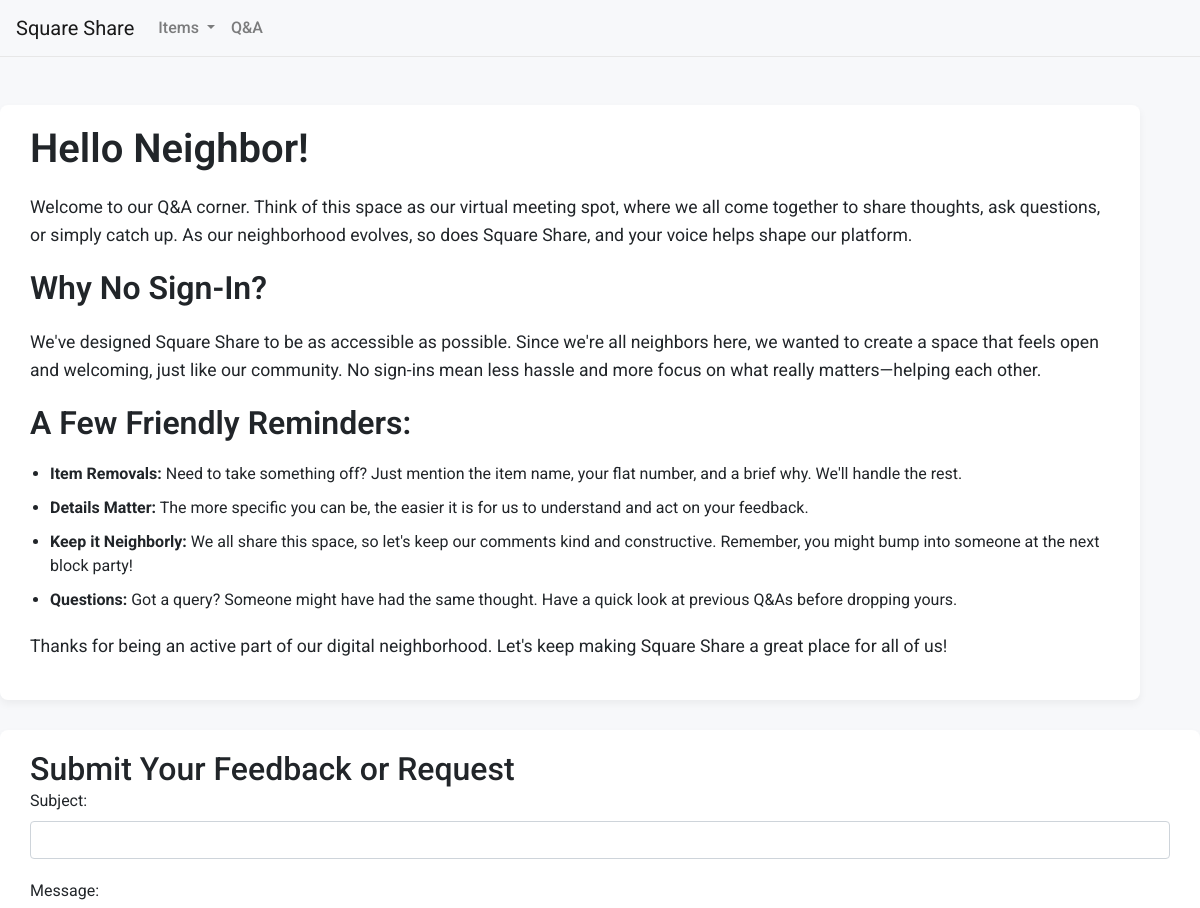
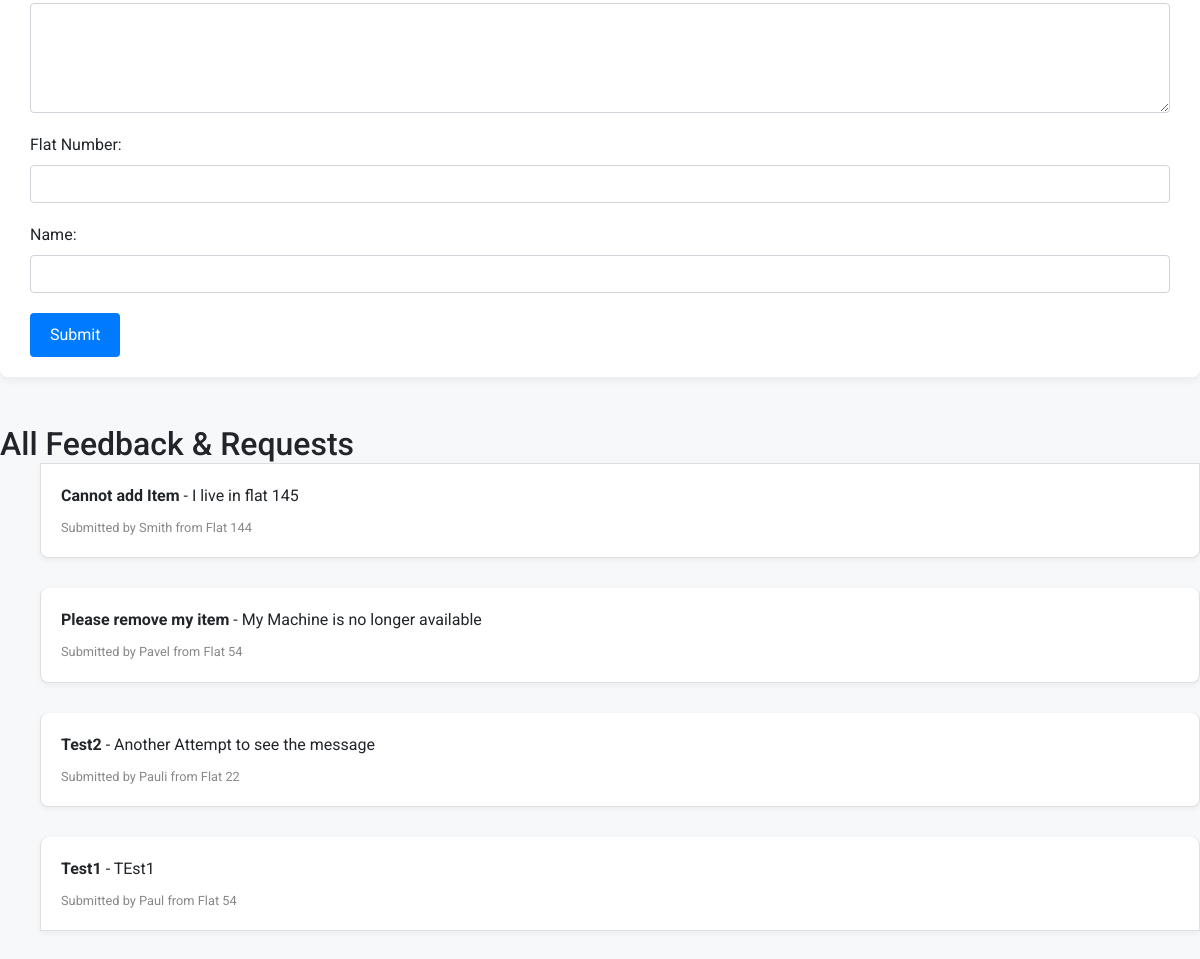
Page /forum on the committed database (2 pictures, top to bottom).
### tables this page shows
CREATE TABLE "feedback" (
"ID" INTEGER PRIMARY KEY AUTOINCREMENT,
"title" VARCHAR (50),
"message" VARCHAR (500),
"flatID" INTEGER NOT NULL,
"fname" TEXT NOT NULL,
FOREIGN KEY (flatID) REFERENCES members (flatID),
FOREIGN KEY (fname) REFERENCES members (fname)
);

### main.py (the view, shortened to what this page needs)
@app.route('/forum', methods=["GET", "POST"])
def forum():
    conn, cursor = get_db_connection()
    cursor.execute("SELECT * FROM feedback ORDER BY ID DESC")
    feedback_list = cursor.fetchall()
    conn.close()
    return render_template('forum.html', feedback_list=feedback_list)

### main.py (called while the page is built)
def get_db_connection():
    dbCon = sql.connect("square_share.db") #connection object
    dbCursor = dbCon.cursor() #cursor object
    return dbCon, dbCursor

### templates/forum.html (shortened to what this page needs)
<!DOCTYPE html>
<html lang="en">
<head>
    <link rel="stylesheet" href="https://cdn.jsdelivr.net/npm/bootstrap@4.5.3/dist/css/bootstrap.min.css"
>
    <link rel="stylesheet" href="/static/style.css">
</head>
<body>
    <nav class="navbar navbar-expand-lg navbar-light">
        <a class="navbar-brand" href="{{ url_for('home') }}">Square Share</a>
        <div class="collapse navbar-collapse" id="navbarNav">
            <ul class="navbar-nav">
                <li class="nav-item dropdown">
                    <a class="nav-link dropdown-toggle" href="#" id="itemsDropdown" role="button" data-toggle="dropdown"
                        aria-haspopup="true" aria-expanded="false">
                        Items
                    </a>
                </li>
                <li class="nav-item">
                    <a class="nav-link" href="{{ url_for('forum') }}">Q&A</a>
                </li>
            </ul>
    </nav>
    <div class="container mt-5 intro-section">
        <h1>Hello Neighbor!</h1>
        <p>Welcome to our Q&A corner. Think of this space as our virtual meeting spot, where we all come
            together to share thoughts, ask questions, or simply catch up. As our neighborhood evolves, so does Square
            Share, and your voice helps shape our platform.</p>
        <h2>Why No Sign-In?</h2>
        <p>We've designed Square Share to be as accessible as possible. Since we're all neighbors here, we wanted to
            create a space that feels open and welcoming, just like our community. No sign-ins mean less hassle and more
            focus on what really matters—helping each other.</p>
        <h2>A Few Friendly Reminders:</h2>
        <ul>
            <li><strong>Item Removals:</strong> Need to take something off? Just mention the item name, your flat
                number, and a brief why. We'll handle the rest.</li>
            <li><strong>Details Matter:</strong> The more specific you can be, the easier it is for us to understand and
                act on your feedback.</li>
            <li><strong>Keep it Neighborly:</strong> We all share this space, so let's keep our comments kind and
                constructive. Remember, you might bump into someone at the next block party!</li>
            <li><strong>Questions:</strong> Got a query? Someone might have had the same thought. Have a quick look at
                previous Q&As before dropping yours.</li>
        </ul>
        <p>Thanks for being an active part of our digital neighborhood. Let's keep making Square Share a great place for
            all of us!</p>
    </div>
    <div class="mt-4 feedback-form">
        <h2>Submit Your Feedback or Request</h2>
        <form action="/forum" method="post">
            <div class="form-group">
                <label for="title">Subject:</label>
                <input type="text" class="form-control" id="title" name="title" required>
            </div>
            <div class="form-group">
                <label for="message">Message:</label>
                <textarea class="form-control" id="message" name="message" rows="4" required></textarea>
            </div>
            <div class="form-group">
                <label for="flat_number">Flat Number:</label>
                <input type="number" class="form-control" id="flat_number" name="flat_number" min="1" max="144"
                    required>
            </div>
            <div class="form-group">
                <label for="name">Name:</label>
                <input type="text" class="form-control" id="name" name="name" required>
            </div>
            <button type="submit" class="btn btn-primary">Submit</button>
        </form>
    </div>
    <div class="mt-5">
        <h2>All Feedback & Requests</h2>
        <ul>
            {% for feedback in feedback_list %}
            <li class="list-group-item feedback-item">
                <strong>{{ feedback[1] }}</strong> - {{ feedback[2] }} <br>
                <small>Submitted by {{ feedback[4] }} from Flat {{ feedback[3] }}</small>
            </li>
            {% endfor %}
        </ul>
    </div>
</body>
</html>

### static/style.css (style rules this page uses)
body, h1, h2, h3, p { margin: 0; padding: 0; }
body { font-family: 'Roboto', sans-serif; background-color: #f7f8fa; }
.navbar { border-bottom: 1px solid #e7e7e7; }
.nav-link { font-weight: 500; }
.intro-section { background-color: #ffffff; border-radius: 8px; padding: 20px 30px; margin: 30px 0; box-shadow: 0 4px 8px rgba(0, 0, 0, 0.05); }
.intro-section h1, .intro-section h2 { margin-bottom: 20px; font-weight: 600; }
.intro-section p { font-size: 1.1em; line-height: 1.6; margin-bottom: 20px; }
.intro-section ul { padding-left: 20px; margin-bottom: 20px; }
.intro-section li { margin-bottom: 10px; }
.feedback-form { background-color: #ffffff; border-radius: 8px; padding: 20px 30px; margin: 30px 0; box-shadow: 0 4px 8px rgba(0, 0, 0, 0.05); }
.feedback-form .form-group { margin-bottom: 20px; }
.feedback-form button[type="submit"] { background-color: #007bff; color: #ffffff; border: none; cursor: pointer; transition: background-color 0.3s ease; padding: 10px 20px; }
.feedback-item { background-color: #ffffff; margin-bottom: 30px; padding: 20px; border-radius: 8px; box-shadow: 0 2px 6px rgba(0, 0, 0, 0.05); }
.feedback-item small { color: #888888; display: block; margin-top: 10px; }

### rows in the picture
feedback: title "Cannot add Item", message "I live in flat 145", fname "Smith", flatID "144"
feedback: title "Please remove my item", message "My Machine is no longer available", fname "Pavel", flatID "54"
feedback: title "Test2", message "Another Attempt to see the message", fname "Pauli", flatID "22"
feedback: title "Test1", message "TEst1", fname "Paul", flatID "54"
